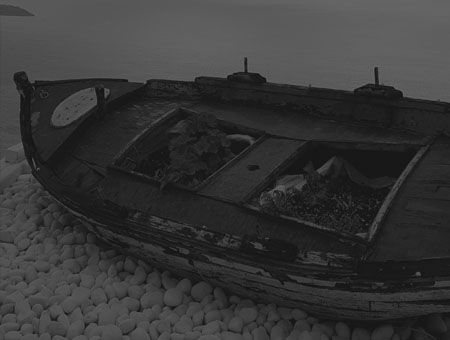
#> input picture mid_training/minMax.jpg, 450 x 340 px
$ python ex12.py
#> lines starting #> are read from the running program, lines starting #| are printed output that depends on the picture
import numpy as np, cv2

image = cv2.imread("minMax.jpg", cv2.IMREAD_GRAYSCALE)
#> image is the input picture: shape (340, 450); min 13, max 107, mean 54.6
if image is None: raise Exception("영상파일 읽기 에러")

title = "ex12"

(H,W) = image.shape[:2]
#> H = 340; W = 450
x, y = W//2, H//2
#> x = 225; y = 170

#관심영역1
roi1 = image[0:y, 0:x]
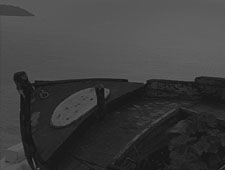
#> roi1: shape (170, 225); min 16, max 102, mean 61.9
roi1 = cv2.add(roi1, 50)
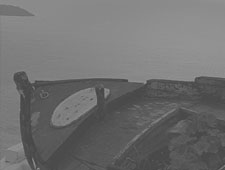
#> roi1: shape (170, 225); min 66, max 152, mean 111.9
#처리한걸 다시 원본에 넣기, 이미지에 다시 할당
image[0:y, 0:x] = roi1
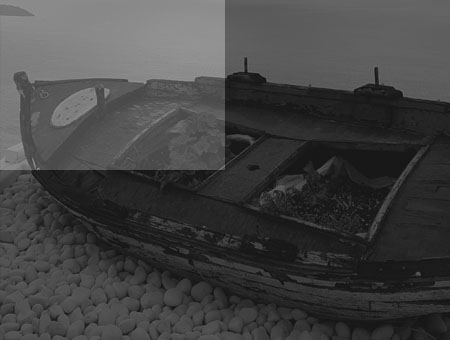
#> image: shape (340, 450); min 13, max 152, mean 67.1

#관심영역2
roi2 = image[y:H, x:W]
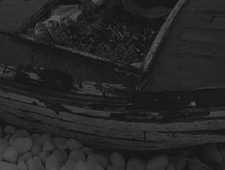
#> roi2: shape (170, 225); min 15, max 97, mean 38

min_val, max_val, _, _ = cv2.minMaxLoc(roi2)    #화소중 최댓값 최솟값 반환
#> min_val = 15; max_val = 97
ratio = 255 / (max_val - min_val)   #차를 이용해 비율을 계산함.
#> ratio = 3.11
dst = np.round((roi2 - min_val) * ratio).astype('uint8')    #영상 내 최소값 0, 최대값 255로 만든다.
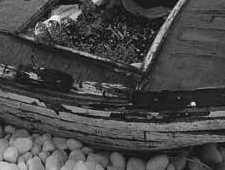
#> dst: shape (170, 225); min 0, max 255, mean 71.5
# min_dst, max_dst, _, _ = cv2.minMaxLoc(dst)

image[y:H, x:W]=dst #원본영상 다시 넣기
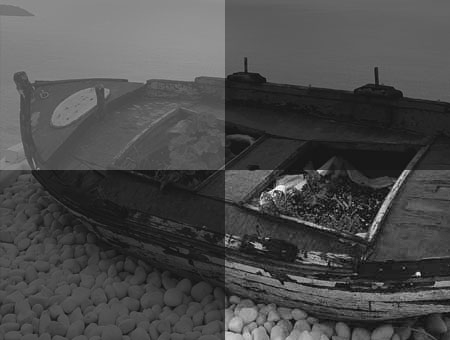
#> image: shape (340, 450); min 0, max 255, mean 75.5

cv2.imshow(title,image)
cv2.waitKey()

$ run again, with mid_training/color.jpg copied over mid_training/minMax.jpg
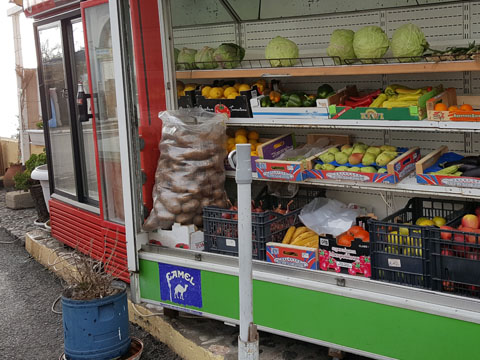
#> input picture mid_training/color.jpg, 480 x 360 px
#> `image[0:y, 0:x] = roi1`:
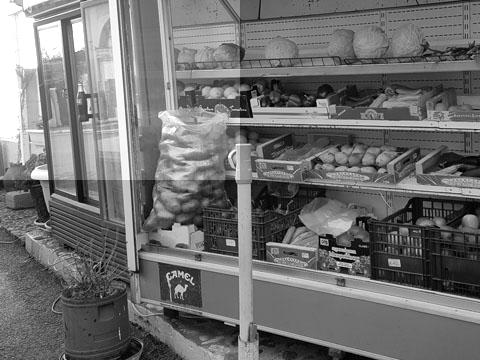
#> image: shape (360, 480); min 0, max 255, mean 112.3
#> `roi2 = image[y:H, x:W]`:
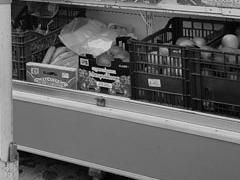
#> roi2: shape (180, 240); min 0, max 231, mean 96.2
#> min_val = 0; max_val = 231
#> ratio = 1.1
